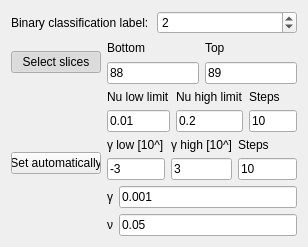
<?xml version="1.0" encoding="UTF-8"?>
<ui version="4.0">
 <class>ClassifierDlibSvmNuTrain</class>
 <widget class="QWidget" name="ClassifierDlibSvmNuTrain">
  <property name="geometry">
   <rect>
    <x>0</x>
    <y>0</y>
    <width>308</width>
    <height>247</height>
   </rect>
  </property>
  <property name="windowTitle">
   <string>Form</string>
  </property>
  <layout class="QVBoxLayout" name="verticalLayout_13">
   <item>
    <layout class="QHBoxLayout" name="horizontalLayout_6">
     <item>
      <widget class="QLabel" name="label">
       <property name="text">
        <string>Binary classification label:</string>
       </property>
      </widget>
     </item>
     <item>
      <widget class="QSpinBox" name="selectedLabel">
       <property name="value">
        <number>2</number>
       </property>
      </widget>
     </item>
    </layout>
   </item>
   <item>
    <layout class="QHBoxLayout" name="horizontalLayout_4">
     <item>
      <widget class="QPushButton" name="selectSlices">
       <property name="sizePolicy">
        <sizepolicy hsizetype="Fixed" vsizetype="Fixed">
         <horstretch>0</horstretch>
         <verstretch>0</verstretch>
        </sizepolicy>
       </property>
       <property name="minimumSize">
        <size>
         <width>90</width>
         <height>0</height>
        </size>
       </property>
       <property name="maximumSize">
        <size>
         <width>90</width>
         <height>16777215</height>
        </size>
       </property>
       <property name="text">
        <string>Select slices</string>
       </property>
       <property name="checkable">
        <bool>true</bool>
       </property>
       <property name="checked">
        <bool>true</bool>
       </property>
      </widget>
     </item>
     <item>
      <layout class="QVBoxLayout" name="verticalLayout_7">
       <item>
        <widget class="QLabel" name="bottomSliceLimitLabel">
         <property name="text">
          <string>Bottom</string>
         </property>
        </widget>
       </item>
       <item>
        <widget class="QLineEdit" name="bottomSliceLimit">
         <property name="text">
          <string>88</string>
         </property>
        </widget>
       </item>
      </layout>
     </item>
     <item>
      <layout class="QVBoxLayout" name="verticalLayout_8">
       <item>
        <widget class="QLabel" name="topSliceLimitLabel">
         <property name="text">
          <string>Top</string>
         </property>
        </widget>
       </item>
       <item>
        <widget class="QLineEdit" name="topSliceLimit">
         <property name="text">
          <string>89</string>
         </property>
        </widget>
       </item>
      </layout>
     </item>
    </layout>
   </item>
   <item>
    <layout class="QHBoxLayout" name="horizontalLayout_5">
     <item>
      <widget class="QPushButton" name="setAutomatically">
       <property name="sizePolicy">
        <sizepolicy hsizetype="Fixed" vsizetype="Fixed">
         <horstretch>0</horstretch>
         <verstretch>0</verstretch>
        </sizepolicy>
       </property>
       <property name="minimumSize">
        <size>
         <width>90</width>
         <height>0</height>
        </size>
       </property>
       <property name="maximumSize">
        <size>
         <width>90</width>
         <height>16777215</height>
        </size>
       </property>
       <property name="text">
        <string>Set automatically</string>
       </property>
       <property name="checkable">
        <bool>true</bool>
       </property>
       <property name="checked">
        <bool>false</bool>
       </property>
      </widget>
     </item>
     <item>
      <layout class="QVBoxLayout" name="verticalLayout_2">
       <item>
        <layout class="QHBoxLayout" name="horizontalLayout_2">
         <item>
          <layout class="QVBoxLayout" name="verticalLayout_12">
           <item>
            <widget class="QLabel" name="nuLowLimitLabel">
             <property name="text">
              <string>Nu low limit</string>
             </property>
            </widget>
           </item>
           <item>
            <widget class="QLineEdit" name="nuLowLimit">
             <property name="text">
              <string>0.01</string>
             </property>
            </widget>
           </item>
          </layout>
         </item>
         <item>
          <layout class="QVBoxLayout" name="verticalLayout_3">
           <item>
            <widget class="QLabel" name="nuHighLimitLabel">
             <property name="text">
              <string>Nu high limit</string>
             </property>
            </widget>
           </item>
           <item>
            <widget class="QLineEdit" name="nuHighLimit">
             <property name="text">
              <string>0.2</string>
             </property>
            </widget>
           </item>
          </layout>
         </item>
         <item>
          <layout class="QVBoxLayout" name="verticalLayout">
           <item>
            <widget class="QLabel" name="stepsLabel">
             <property name="text">
              <string>Steps</string>
             </property>
            </widget>
           </item>
           <item>
            <widget class="QLineEdit" name="steps">
             <property name="text">
              <string>10</string>
             </property>
            </widget>
           </item>
          </layout>
         </item>
        </layout>
       </item>
       <item>
        <layout class="QHBoxLayout" name="horizontalLayout_3">
         <item>
          <layout class="QVBoxLayout" name="verticalLayout_6">
           <item>
            <widget class="QLabel" name="gammaLowLimitLabel">
             <property name="text">
              <string>γ low [10^]</string>
             </property>
            </widget>
           </item>
           <item>
            <widget class="QLineEdit" name="gammaLowLimit">
             <property name="text">
              <string>-3</string>
             </property>
            </widget>
           </item>
          </layout>
         </item>
         <item>
          <layout class="QVBoxLayout" name="verticalLayout_9">
           <item>
            <widget class="QLabel" name="gammaHighLimitLabel">
             <property name="text">
              <string>γ high [10^]</string>
             </property>
            </widget>
           </item>
           <item>
            <widget class="QLineEdit" name="gammaHighLimit">
             <property name="text">
              <string>3</string>
             </property>
            </widget>
           </item>
          </layout>
         </item>
         <item>
          <layout class="QVBoxLayout" name="verticalLayout_10">
           <item>
            <widget class="QLabel" name="gammaStepsLabel">
             <property name="text">
              <string>Steps</string>
             </property>
            </widget>
           </item>
           <item>
            <widget class="QLineEdit" name="gammaSteps">
             <property name="text">
              <string>10</string>
             </property>
            </widget>
           </item>
          </layout>
         </item>
        </layout>
       </item>
       <item>
        <layout class="QHBoxLayout" name="horizontalLayout">
         <item>
          <layout class="QVBoxLayout" name="verticalLayout_5">
           <item>
            <widget class="QLabel" name="gammaLabel">
             <property name="text">
              <string>γ</string>
             </property>
            </widget>
           </item>
           <item>
            <widget class="QLabel" name="nuLabel">
             <property name="text">
              <string>ν</string>
             </property>
            </widget>
           </item>
          </layout>
         </item>
         <item>
          <layout class="QVBoxLayout" name="verticalLayout_4">
           <item>
            <widget class="QLineEdit" name="gamma">
             <property name="text">
              <string>0.001</string>
             </property>
            </widget>
           </item>
           <item>
            <widget class="QLineEdit" name="nu">
             <property name="text">
              <string>0.05</string>
             </property>
            </widget>
           </item>
          </layout>
         </item>
        </layout>
       </item>
      </layout>
     </item>
    </layout>
   </item>
  </layout>
 </widget>
 <resources/>
 <connections/>
</ui>
